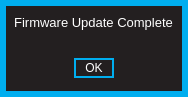
<?xml version="1.0" encoding="UTF-8"?>
<ui version="4.0">
 <class>FwUpdateCompleteForm</class>
 <widget class="QWidget" name="FwUpdateCompleteForm">
  <property name="geometry">
   <rect>
    <x>0</x>
    <y>0</y>
    <width>188</width>
    <height>97</height>
   </rect>
  </property>
  <property name="windowTitle">
   <string>Form</string>
  </property>
  <property name="styleSheet">
   <string notr="true">QWidget
{
	background:		rgba(35,31,32,255);
	border: 6px solid rgba(0,174,239,255);
}  

QWidget:hover
{
	/*border:				3px solid rgb(0, 126, 126)*/
}        

/* ---------- QLabels ------------*/
QLabel
{
	background:		rgba(0,0,0,0);
	color: 				white;
	font: 				10pt &quot;Futura&quot;;
	border:				none;
}

QLabel:hover
{
	border:				none;
}  

/* ---------- QSpinBox ------------*/
QSpinBox
{
	font: 10pt &quot;Futura&quot;;
	border: 2px solid rgb(0,174,239);
	background-color: rgba(0, 0, 0, 255);
	color: white;
	padding:0, 3, 0, 0;
}

QSpinBox::focus
{
	border: none;
	outline: none;
}

/* ---------- QLineEdit ------------*/
QLineEdit
{
	font: 10pt &quot;Futura&quot;;
	background: rgba(0,174,239,0);
	border: 2px solid rgba(0,174,239,255);
	border-radius: 0px;
	color: white;
	padding-left: 2px;
	padding-bottom: 2px;
}

QLineEdit:focus
{
	font: 10pt &quot;Futura&quot;;
	background: rgba(0,174,239,0);
	border: 2px solid white;
	border-radius: 0px;
	color: white;
	padding-left: 2px;
	padding-bottom: 2px;
}

/* ---------- QCheckBox ------------*/
QCheckBox
{
	font: 10pt &quot;Futura&quot;;
	background:rgba(0,174,239,0);
	color: white;
	padding:0, 3, 0, 0;
	border: none;
}

QCheckBox:focus
{
	background:rgba(0,174,239,0);
}


/* ------- QStackedWidget ---------*/
QStackedWidget
{
border-top: 1px solid white;
background: black;
}

/*---------- QPushButton ---------*/
QPushButton
{
	border: 2px solid rgba(0,174,239,255);
	font: 10pt &quot;Futura&quot;;
	color: white;
}

QPushButton:pressed
{
	border: 2px solid white;
	font: 9pt &quot;Futura&quot;;
	background: rgba(0,174,239,255);
	color: white;
}

</string>
  </property>
  <widget class="QFrame" name="warningFrame">
   <property name="geometry">
    <rect>
     <x>0</x>
     <y>0</y>
     <width>188</width>
     <height>97</height>
    </rect>
   </property>
   <property name="focusPolicy">
    <enum>Qt::NoFocus</enum>
   </property>
   <property name="styleSheet">
    <string notr="true"/>
   </property>
   <property name="frameShape">
    <enum>QFrame::StyledPanel</enum>
   </property>
   <property name="frameShadow">
    <enum>QFrame::Raised</enum>
   </property>
   <widget class="QFrame" name="warningSubFrame">
    <property name="geometry">
     <rect>
      <x>8</x>
      <y>8</y>
      <width>171</width>
      <height>81</height>
     </rect>
    </property>
    <property name="focusPolicy">
     <enum>Qt::NoFocus</enum>
    </property>
    <property name="styleSheet">
     <string notr="true">QFrame {
	background:rgba(200, 200, 200, 0);
	border-bottom-left-radius:4.0;
	border-bottom-right-radius:4.0;
	border-top-left-radius:4.0;
	border-top-right-radius:4.0;
	border:none;


}
</string>
    </property>
    <property name="frameShape">
     <enum>QFrame::StyledPanel</enum>
    </property>
    <property name="frameShadow">
     <enum>QFrame::Raised</enum>
    </property>
    <widget class="QLabel" name="updateComplete">
     <property name="geometry">
      <rect>
       <x>0</x>
       <y>-1</y>
       <width>171</width>
       <height>31</height>
      </rect>
     </property>
     <property name="focusPolicy">
      <enum>Qt::NoFocus</enum>
     </property>
     <property name="styleSheet">
      <string notr="true">font: 10pt;</string>
     </property>
     <property name="text">
      <string>Firmware Update Complete</string>
     </property>
     <property name="alignment">
      <set>Qt::AlignCenter</set>
     </property>
    </widget>
    <widget class="QPushButton" name="ok">
     <property name="geometry">
      <rect>
       <x>66</x>
       <y>50</y>
       <width>40</width>
       <height>20</height>
      </rect>
     </property>
     <property name="focusPolicy">
      <enum>Qt::NoFocus</enum>
     </property>
     <property name="styleSheet">
      <string notr="true"/>
     </property>
     <property name="text">
      <string>OK</string>
     </property>
    </widget>
   </widget>
  </widget>
 </widget>
 <resources/>
 <connections/>
</ui>
